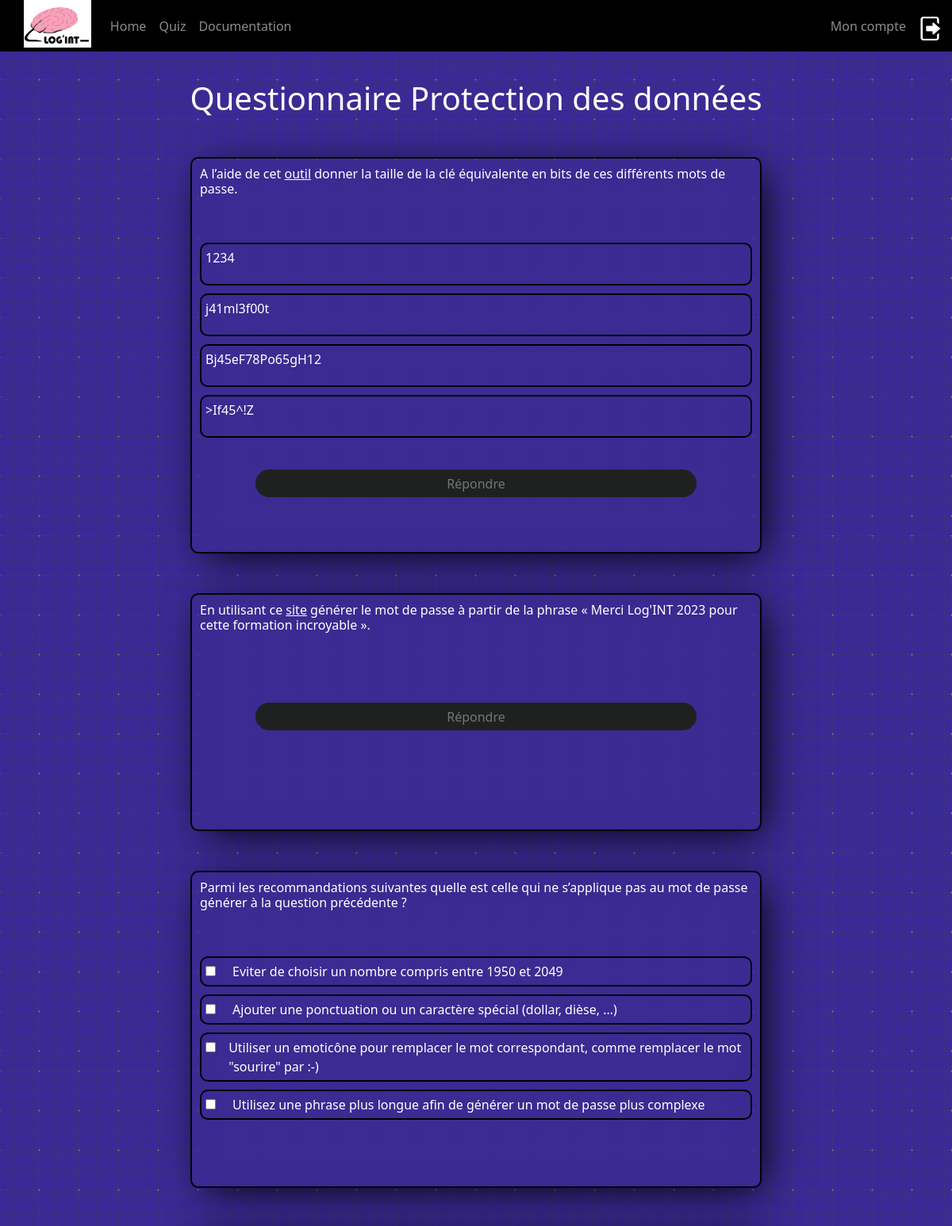
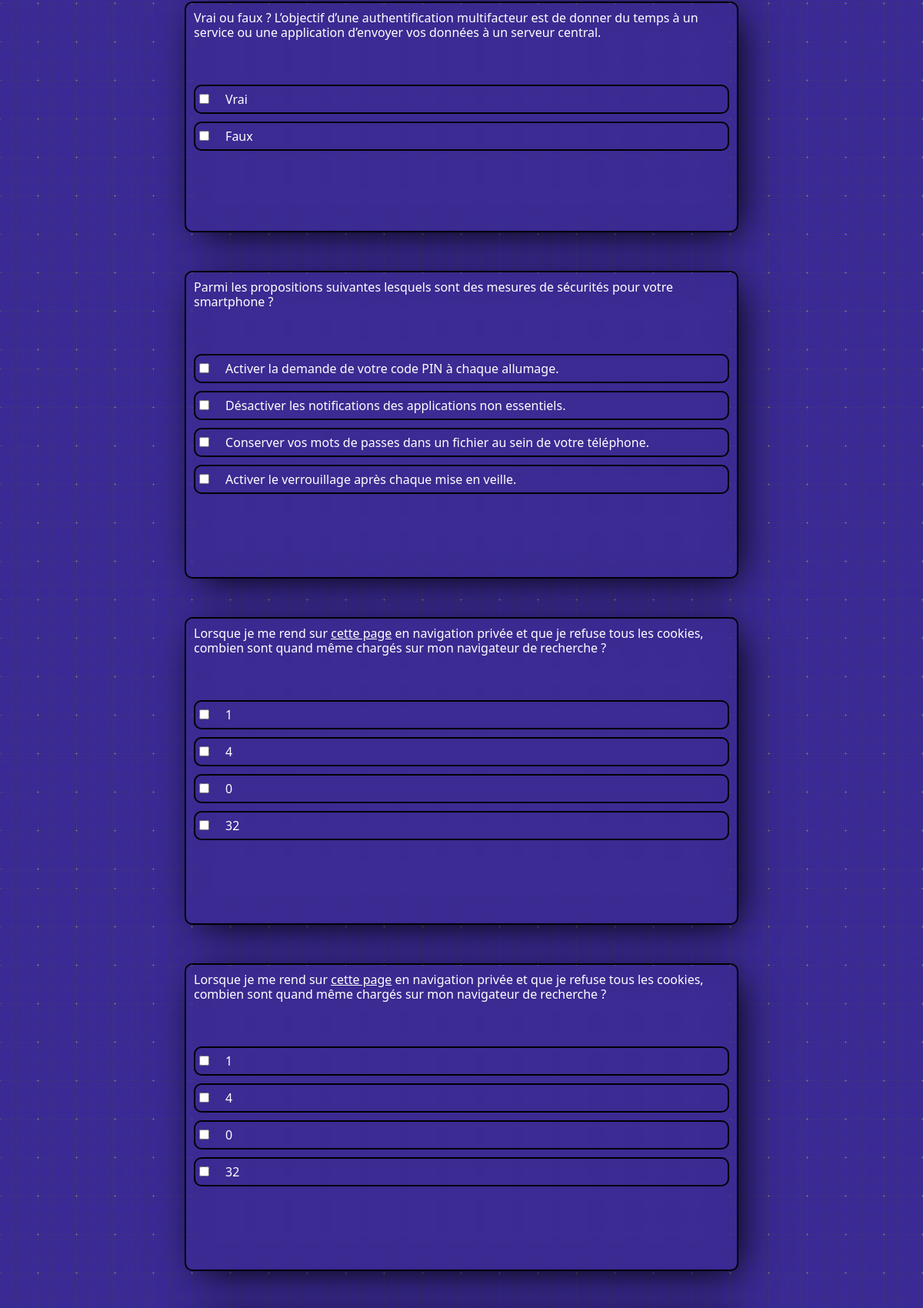
The page /pddquizz3/ (upper part) on the database its author committed (2 pictures, top to bottom).
### questionnaire/models.py (models this page shows)
class ProtecDesDonneesLv3(models.Model):
    numero = models.CharField(max_length=255)
    enonce = models.CharField(max_length=255)
    reponse1 = models.CharField(max_length=255)
    reponse2 = models.CharField(max_length=255)
    reponse3 = models.CharField(max_length=255)
    reponce4 = models.CharField(max_length=255)
    reponseVrai = models.CharField(max_length=255)
    reponse = models.CharField(max_length=255)
    explication = models.CharField(max_length=1000, default="")
    qcm = models.BooleanField(default=False)

### questionnaire/views.py (the view, shortened to what this page needs)
# urls.py: path("pddquizz3/", pddquizz3, name="pddquizz3"),
def pddquizz3(request):
    questions = ProtecDesDonneesLv3.objects.all()
    context = {
        'questions':questions
    }
    return render(request, "questionnaire/pddquizz.html", context)

### questionnaire/templates/questionnaire/pddquizz.html (shortened to what this page needs)
{% load static %}
<!DOCTYPE html>
<html lang="en">
<head>
    <link rel="stylesheet" href="{% static 'css/pddquizz.css' %}">
    <link href="https://cdn.jsdelivr.net/npm/bootstrap@5.3.0-alpha1/dist/css/bootstrap.min.css" rel="stylesheet">
</head>
<body>
    {% include 'GATE_website/quizznavbar.html' %}
    <section id="main">
        <div class="above">
            <h1 id="title">Questionnaire Protection des données</h1>
            <form method="POST" action="">
                {% for question in questions %}
                    {% if question.reponse1 == "null" %}
                        <div class="cadre_court">
                            <h3>{{ question.enonce | safe }}</h3>
                            <div class="reponse">
                            <input id="submitrep" type="text" name="{{question.numero}}" placeholder="Répondre" required="">
                            </div>
                        </div>
                    {% elif question.qcm == True and question.reponse3 == 'null' %}
                        <div class="cadre_qcm_court">
                            <h3>{{ question.enonce | safe }}</h3>
                            <div class="reponse1_qcm">
                                <div class="input">
                                    <input type="checkbox" id="Vrai" name="qcm1" value="{{question.numero}}.1" re>
                                </div>
                                <label for="qcmchoice1">{{question.reponse1}}</label>
                            </div>
                            <div class="reponse1_qcm">
                                <div class="input">
                                    <input type="checkbox" id="Faux" name="qcm1" value="{{question.numero}}.2">
                                </div>
                                <label for="qcmchoice2">{{question.reponse2}}</label>
                            </div>
                        </div>
                    {% elif question.qcm == True %}
                        <div class="cadre_qcm">
                            <h3>{{ question.enonce | safe }}</h3>
                            <div class="reponse1_qcm">
                                <div class="input">
                                    <input type="checkbox" id="Vrai" name="qcm1" value="{{question.numero}}.1">
                                </div>
                                <label for="qcmchoice1">{{question.reponse1}}</label>
                            </div>
                            <div class="reponse1_qcm">
                                <div class="input">
                                    <input type="checkbox" id="Vrai" name="qcm1" value="{{question.numero}}.2">
                                </div>
                                <label for="qcmchoice2">{{question.reponse2}}</label>
                            </div>
                            <div class="reponse1_qcm">
                                <div class="input">
                                    <input type="checkbox" id="Faux" name="qcm1" value="{{question.numero}}.3">
                                </div>
                                <label for="qcmchoice3">{{question.reponse3}}</label>
                            </div>
                            <div class="reponse1_qcm">
                                <div class="input">
                                    <input type="checkbox" id="Faux" name="qcm1" value="{{question.numero}}.4">
                                </div>
                                <label for="qcmchoice4">{{question.reponce4}}</label>
                            </div>
                        </div>
                    {% else %}
                        <div class="cadre">
                            <h3>{{ question.enonce | safe }}</h3>
                            <div class="reponse1">
                                <p>{{question.reponse1}}</p>
                            </div>
                            <div class="reponse1">
                                <p>{{question.reponse2}}</p>
                            </div>
                            <div class="reponse1">
                                <p>{{question.reponse3}}</p>
                            </div>
                            <div class="reponse1">
                                <p>{{question.reponce4}}</p>
                            </div>
                            <div class="reponse">
                            <input id="submitrep" type="text" name="{{question.numero}}" placeholder="Répondre" required="">
                            </div>
                        </div>
                    {% endif %}
                {% endfor %}
            </form>
        </div>
    </section>
</body>
</html>

### questionnaire/static/css/pddquizz.css (style rules this page uses)
* { margin: 0; padding: 0; outline: 0; border: 0; border-spacing: 0; box-sizing: border-box; }
#main { height: auto; position: relative; background-image: url('../img/documentation_background.png'); background-size: contain; color: white; }
.above { z-index: -99; display: flex; flex-direction: column; }
h3 a { color: white; }
.above #title { transform: translateY(100px); margin:0 auto; }
form { position: relative; display: flex; flex-direction: column; }
.cadre { min-width: 300px; -webkit-backdrop-filter: blur(15px); backdrop-filter: blur(15px); box-shadow: 10px 10px 50px -10px black; border-radius: 10px; padding: 10px; border: 2px solid black; position: relative; width: 60%; height: 500px; margin: 0 auto; margin-bottom: 50px; transform: translateY(150px); color: white; }
.cadre_court { min-width: 300px; -webkit-backdrop-filter: blur(15px); backdrop-filter: blur(15px); box-shadow: 10px 10px 50px -10px black; border-radius: 10px; padding: 10px; border: 2px solid black; position: relative; width: 60%; height: 300px; margin: 0 auto; margin-bottom: 50px; transform: translateY(150px); color: white; }
.cadre_qcm { min-width: 300px; -webkit-backdrop-filter: blur(15px); backdrop-filter: blur(15px); box-shadow: 10px 10px 50px -10px black; border-radius: 10px; padding: 10px; border: 2px solid black; position: relative; width: 60%; height: 400px; margin: 0 auto; margin-bottom: 50px; transform: translateY(150px); color: white; }
.cadre_qcm_court { min-width: 300px; -webkit-backdrop-filter: blur(15px); backdrop-filter: blur(15px); box-shadow: 10px 10px 50px -10px black; border-radius: 10px; padding: 10px; border: 2px solid black; position: relative; width: 60%; height: 300px; margin: 0 auto; margin-bottom: 50px; transform: translateY(150px); color: white; }
.cadre h3, .cadre_court h3, .cadre_qcm h3, .cadre_qcm_court h3 { font-size: 1rem; }
.reponse1 { display: flex; flex-direction: column; padding: 5px; margin: 0 auto; transform: translateY(50px); border-radius: 10px; border:2px solid black; margin-bottom: 10px; }
.reponse { width: 80%; transform: translateY(80px); margin: 0 auto; }
.reponse1_qcm { display: flex; flex-direction: row; padding: 5px; margin: 0 auto; transform: translateY(50px); border-radius: 10px; border:2px solid black; margin-bottom: 10px; }
#submitrep { width: 100%; height: 35px; background-color: #1f2121; color: white; border-radius: 20px; text-align: center; }
.input { width: 5%; }

### rows shown on the page
ProtecDesDonneesLv3: enonce "A l’aide de cet outil donner la taille de la clé équivalente en bits de ces différents mots de passe.", reponse1 "1234", reponse2 "j41ml3f00t", reponse3 "Bj45eF78Po65gH12", reponce4 ">If45^!Z"
ProtecDesDonneesLv3: enonce "En utilisant ce site générer le mot de passe à partir de la phrase « Merci Log'INT 2023 pour cette formation incroyable »."
ProtecDesDonneesLv3: enonce "Parmi les recommandations suivantes quelle est celle qui ne s’applique pas au mot de passe générer à la question précédente ?", reponse1 "Eviter de choisir un nombre compris entre 1950 et 2049", reponse2 "Ajouter une ponctuation ou un caractère spécial (dollar, dièse, ...)", reponse3 "Utiliser un emoticône pour remplacer le mot correspondant, comme remplacer le mot \"sourire\" par :-)", reponce4 "Utilisez une phrase plus longue afin de générer un mot de passe plus complexe"
ProtecDesDonneesLv3: enonce "Vrai ou faux ? L’objectif d’une authentification multifacteur est de donner du temps à un service ou une application d’envoyer vos données à un serveur central.", reponse1 "Vrai", reponse2 "Faux"
ProtecDesDonneesLv3: enonce "Parmi les propositions suivantes lesquels sont des mesures de sécurités pour votre smartphone ?", reponse1 "Activer la demande de votre code PIN à chaque allumage.", reponse2 "Désactiver les notifications des applications non essentiels.", reponse3 "Conserver vos mots de passes dans un fichier au sein de votre téléphone.", reponce4 "Activer le verrouillage après chaque mise en veille."
ProtecDesDonneesLv3: enonce "Lorsque je me rend sur cette page en navigation privée et que je refuse tous les cookies, combien sont quand même chargés sur mon navigateur de recherche ?", reponse1 "1", reponse2 "4", reponse3 "0", reponce4 "32"
ProtecDesDonneesLv3: enonce "Lorsque je me rend sur cette page en navigation privée et que je refuse tous les cookies, combien sont quand même chargés sur mon navigateur de recherche ?", reponse1 "1", reponse2 "4", reponse3 "0", reponce4 "32"
